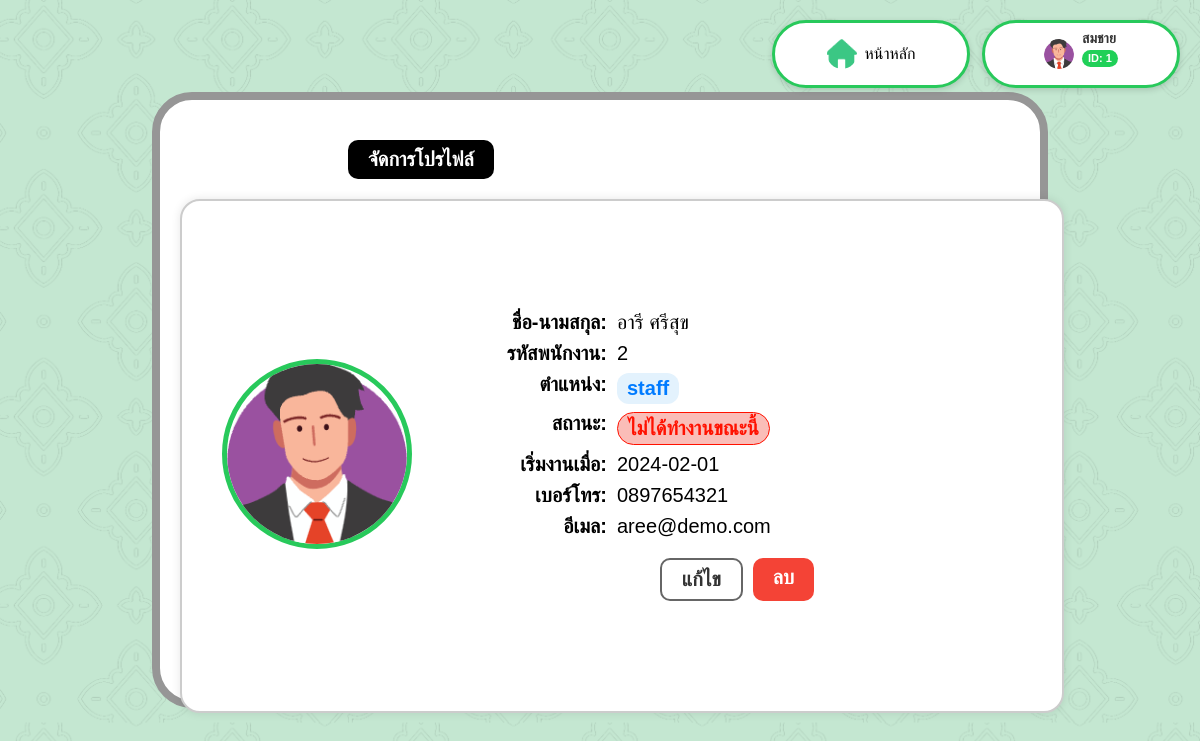
The page /employeeProfile.php?id=2 (signed in) on the database its author committed.
### tables this page shows
CREATE TABLE Employee (
    EmployeeID INT(6) AUTO_INCREMENT PRIMARY KEY,
    FName VARCHAR(50),
    LName VARCHAR(50),
    Password VARCHAR(12),
    Role VARCHAR(50),
    StartDate DATE,
    Phone CHAR(10),
    Email VARCHAR(50)
);

### employeeProfile.php (the view, shortened to what this page needs)
<?php
include 'backend/db_connect.php';
$employeeID = $_SESSION['EmployeeID'];
$stmt = $conn->prepare("SELECT FName, EmployeeID FROM Employee WHERE EmployeeID = ?");
$stmt->bind_param("i", $employeeID);
$stmt->execute();
$result = $stmt->get_result();
$profile = $result->fetch_assoc();
$targetID = intval($_GET['id']);
$stmt = $conn->prepare("SELECT * FROM Employee WHERE EmployeeID = ?");
$stmt->bind_param("i", $targetID);
$stmt->execute();
$result = $stmt->get_result();
$employee = $result->fetch_assoc();
$statusText = "ไม่ได้ทำงานขณะนี้";
$statusClass = "status-inactive";
?>
<!DOCTYPE html>
<html lang="th">
<head>
    <link rel="stylesheet" href="css/employeeProfile.css">
</head>
<body>
<div class="top-bar">
  <div class="home-button" onclick="location.href='admin_dashboard.php'">
    <img src="pics/Home_icon.png">
    <p>หน้าหลัก</p>
  </div>
  <div class="profile-box">
    <img src="img/picture/Profile_guy.png" alt="Profile Picture">
    <div class="profile-label">
      <p class="profile-name"><?= htmlspecialchars($profile['FName']) ?></p>
      <p class="profile-id">ID: <?= htmlspecialchars($profile['EmployeeID']) ?></p>
    </div>
  </div>
</div>
<div class="container">
  <div class="profile-header">
    <span class="section-badge">จัดการโปรไฟล์</span>
  </div>
  <div class="profile-card">
    <div class="profile-left">
      <div class="profile-img">
        <img src="img/picture/Profile_guy.png" alt="Profile Picture">
      </div>
    </div>
    <div class="profile-right">
      <div class="profile-info" id="viewMode">
        <div class="info-row"><strong>ชื่อ-นามสกุล:</strong> <?= htmlspecialchars($employee['FName'] . ' ' . $employee['LName']) ?></div>
        <div class="info-row"><strong>รหัสพนักงาน:</strong> <?= htmlspecialchars($employee['EmployeeID']) ?></div>
        <div class="info-row"><strong>ตำแหน่ง:</strong> <span class="badge"><?= htmlspecialchars($employee['Role']) ?></span></div>
        <div class="info-row"><strong>สถานะ:</strong> <span class="<?= $statusClass ?>"><?= $statusText ?></span></div>
        <div class="info-row"><strong>เริ่มงานเมื่อ:</strong> <?= htmlspecialchars($employee['StartDate']) ?></div>
        <div class="info-row"><strong>เบอร์โทร:</strong> <?= htmlspecialchars($employee['Phone'] ?? '-') ?></div>
        <div class="info-row"><strong>อีเมล:</strong> <?= htmlspecialchars($employee['Email'] ?? '-') ?></div>
      </div>
      <div class="actions actions-inline" id="viewButtons">
        <a href="#" class="btn-small" onclick="enableEdit()">แก้ไข</a>
        <a href="backend/delEmployee.php?id=<?= $employee['EmployeeID'] ?>" class="btn-small btn-delete" onclick="return confirm('ลบพนักงานนี้หรือไม่?')">ลบ</a>
      </div>
    </div>
  </div>
</div>
</body>
</html>

### css/employeeProfile.css (style rules this page uses)
body { font-family: 'Sarabun', sans-serif; background: url('../img/background.png'); background-size: cover; margin: 0; padding: 0; }
.container { background-color: white; background-size: 80%; margin: 0 auto; padding: 20px; width: 70%; height: 70%; border-radius: 40px; border: 8px solid #969696; position: absolute; top: 50%; left: 50%; transform: translate(-50%, -50%); }
.top-bar { position: absolute; top: 20px; right: 20px; display: flex; gap: 12px; align-items: center; z-index: 1000; }
.home-button, .profile-box { display: flex; align-items: center; background-color: white; border: 3px solid #28c95b; border-radius: 40px; padding: 6px 16px; height: 50px; min-width: 160px; justify-content: center; box-shadow: 0px 2px 6px rgba(0, 0, 0, 0.15); }
.home-button img, .profile-box img { width: 30px; height: 30px; object-fit: cover; border-radius: 50%; margin-right: 8px; }
.profile-label { display: flex; flex-direction: column; justify-content: center; line-height: 1.2; }
.profile-name { font-size: 14px; font-weight: bold; color: #333; margin: 0; padding: 0; }
.profile-id { font-size: 11px; background-color: #20d058; color: white; padding: 2px 6px; border-radius: 15px; font-weight: bold; margin-top: 3px; display: inline-block; width: fit-content; }
.section-badge { display: inline-block; padding: 8px 20px; background-color: #000; color: #fff; font-size: 20px; font-weight: bold; border-radius: 10px; }
.btn-delete { background-color: #f44336; }
.profile-header { margin-top: 20px; margin-left: 20%; margin-bottom: 20px; }
.profile-card { display: flex; flex-direction: row; align-items: center; background-color: #fff; border-radius: 20px; padding: 30px 40px; box-shadow: 0 0 10px rgba(0,0,0,0.1); border: 2px solid #ccc; gap: 40px; max-width: 800px; margin: 0 auto; width: 100%; min-height: 450px; }
.profile-left { justify-content: center; flex-shrink: 0; }
.profile-right { justify-content: center; flex: 1; display: flex; flex-direction: column; align-items: center; }
.actions-inline { display: flex; justify-content: center; margin-top: 20px; gap: 10px; }
.profile-info { width: 100%; max-width: 500px; font-size: 20px; display: flex; flex-direction: column; gap: 8px; align-items: flex-start; }
.profile-img img { width: 180px; height: 180px; border-radius: 50%; border: 5px solid #28c95b; object-fit: cover; margin: 0; }
.profile-info { flex: 1; font-size: 20px; display: flex; flex-direction: column; gap: 8px; }
.info-row { display: flex; gap: 10px; flex-wrap: wrap; width: 100%; }
.info-row strong { min-width: 120px; text-align: right; display: inline-block; }
.badge { background-color: #e3f2fd; color: #007bff; padding: 4px 10px; border-radius: 12px; font-weight: bold; font-size: 20px; }
.status-inactive { background-color: #fabdb8; color: #ff1100; border: 1px solid #ff1100; padding: 4px 10px; border-radius: 20px; font-weight: bold; font-size: 20px; }
.actions-inline { display: flex; justify-content: center; margin-top: 20px; gap: 0px; }
.actions .btn-small { font-size: 20px; padding: 8px 20px; margin: 0 5px; border-radius: 10px; font-weight: bold; text-decoration: none; border: none; cursor: pointer; }
.actions .btn-delete { background-color: #f44336; color: white; }
.actions .btn-small:not(.btn-delete) { background-color: #fff; border: 2px solid #666; color: #333; }

### rows shown on the page
employee: FName "สมชาย", EmployeeID "1"
employee: FName+LName "อารี ศรีสุข", EmployeeID "2", Role "staff", StartDate "2024-02-01", Phone "0897654321", Email "aree@demo.com"

### other values the page prints
$statusText "ไม่ได้ทำงานขณะนี้"
